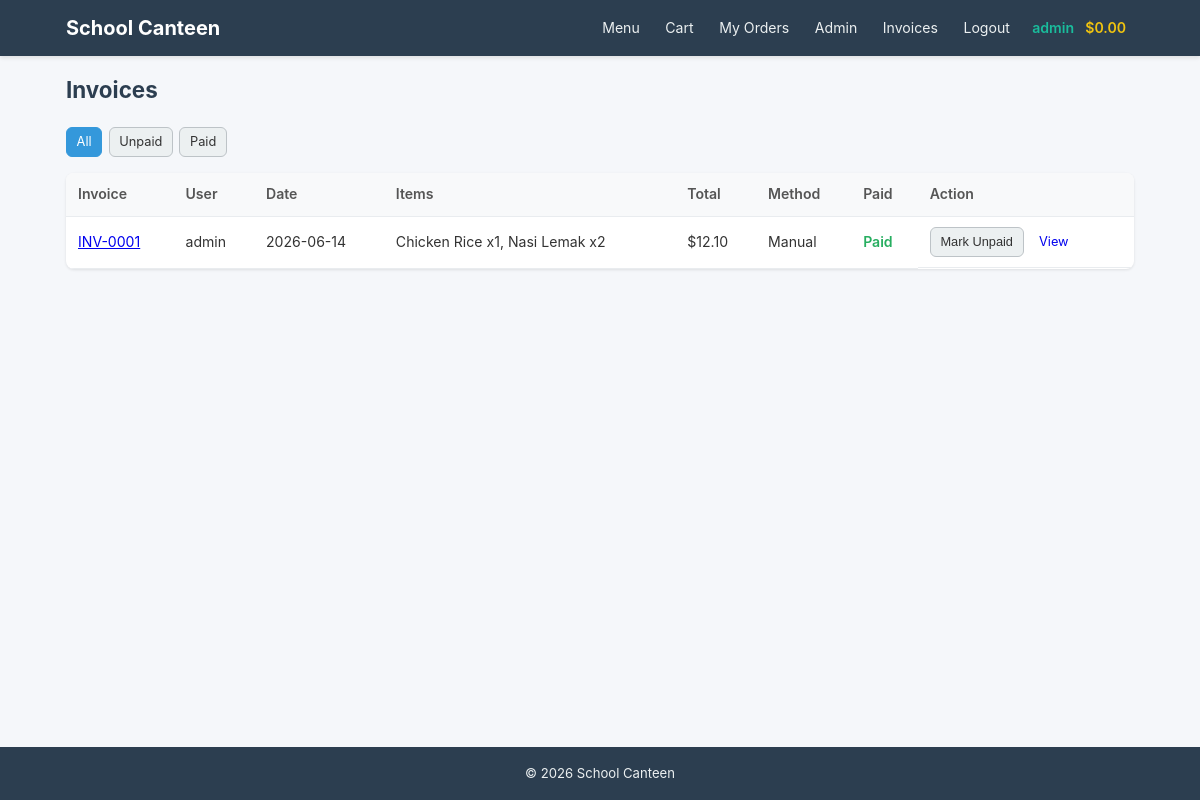
The app's page /admin/invoices (signed in) with its own data.
### models.py (models this page shows, shortened)
class User(UserMixin, db.Model):
    __tablename__ = 'users'
    id = db.Column(db.Integer, primary_key=True)
    username = db.Column(db.String(64), unique=True, nullable=False, index=True)
    email = db.Column(db.String(120), unique=True, nullable=False, index=True)
    password_hash = db.Column(db.String(256), nullable=False)
    role = db.Column(db.String(20), nullable=False, default='student')
    student_id = db.Column(db.String(20), unique=True, nullable=True)
    balance = db.Column(db.Float, default=0.0)
    created_at = db.Column(db.DateTime, default=lambda: datetime.now(timezone.utc))
    orders = db.relationship('Order', backref='user', lazy='dynamic')
    favorites = db.relationship('Favorite', backref='user', lazy='dynamic',
                                cascade='all, delete-orphan')
    def is_admin(self):
        return self.role == 'admin'

class Order(db.Model):
    __tablename__ = 'orders'
    id = db.Column(db.Integer, primary_key=True)
    user_id = db.Column(db.Integer, db.ForeignKey('users.id'), nullable=False)
    order_date = db.Column(db.DateTime, default=lambda: datetime.now(timezone.utc))
    total_amount = db.Column(db.Float, nullable=False, default=0.0)
    status = db.Column(db.String(20), nullable=False, default='pending')
    payment_method = db.Column(db.String(20), default='balance')
    paid = db.Column(db.Boolean, default=False)
    invoice_ref = db.Column(db.String(20), unique=True, nullable=True)
    previous_status = db.Column(db.String(20), nullable=True)
    items = db.relationship('OrderItem', backref='order', lazy='dynamic',
                            cascade='all, delete-orphan')
    @property
    def invoice_number(self):
        return self.invoice_ref or f'INV-{self.id:04d}'

class OrderItem(db.Model):
    __tablename__ = 'order_items'
    id = db.Column(db.Integer, primary_key=True)
    order_id = db.Column(db.Integer, db.ForeignKey('orders.id'), nullable=False)
    menu_item_id = db.Column(db.Integer, db.ForeignKey('menu_items.id'), nullable=False)
    quantity = db.Column(db.Integer, nullable=False, default=1)
    unit_price = db.Column(db.Float, nullable=False)
    rating = db.Column(db.Integer, nullable=True)
    review = db.Column(db.Text, nullable=True)

class MenuItem(db.Model):
    __tablename__ = 'menu_items'
    id = db.Column(db.Integer, primary_key=True)
    name = db.Column(db.String(128), nullable=False)
    description = db.Column(db.Text, nullable=True)
    price = db.Column(db.Float, nullable=False)
    category_id = db.Column(db.Integer, db.ForeignKey('categories.id'), nullable=False)
    image = db.Column(db.String(256), nullable=True)
    available = db.Column(db.Boolean, default=True)
    stock = db.Column(db.Integer, default=0)
    featured = db.Column(db.Boolean, default=False)
    created_at = db.Column(db.DateTime, default=lambda: datetime.now(timezone.utc))
    order_items = db.relationship('OrderItem', backref='menu_item', lazy='dynamic')
    favorites = db.relationship('Favorite', backref='menu_item', lazy='dynamic',
                                cascade='all, delete-orphan')

### routes/admin.py (the view)
@admin_bp.route('/invoices')
@login_required
@admin_required
def manage_invoices():
    page = request.args.get('page', 1, type=int)
    paid_filter = request.args.get('paid')
    query = Order.query.order_by(Order.order_date.desc())
    if paid_filter == '0':
        query = query.filter_by(paid=False)
    elif paid_filter == '1':
        query = query.filter_by(paid=True)
    pagination = query.paginate(page=page, per_page=PER_PAGE, error_out=False)
    unpaid_count = Order.query.filter_by(paid=False).count()
    return render_template('admin/invoices.html', orders=pagination.items,
                           pagination=pagination, unpaid_count=unpaid_count,
                           paid_filter=paid_filter)

### routes/admin.py (called while the page is built)
def admin_required(f):
    from functools import wraps
    @wraps(f)
    def decorated_function(*args, **kwargs):
        if not current_user.is_authenticated or not current_user.is_admin():
            abort(403)
        return f(*args, **kwargs)
    return decorated_function

### templates/admin/invoices.html (shortened to what this page needs)
{% extends "base.html" %}
{% block content %}
<div class="admin-header">
  <h1>Invoices {% if unpaid_count > 0 %}<span class="badge badge-warning">{{ unpaid_count }} unpaid</span>{% endif %}</h1>
</div>
<div class="filter-bar">
  <a href="{{ url_for('admin.manage_invoices') }}" class="btn btn-sm {% if paid_filter is none %}btn-primary{% else %}btn-secondary{% endif %}">All</a>
  <a href="{{ url_for('admin.manage_invoices', paid='0') }}" class="btn btn-sm {% if paid_filter == '0' %}btn-primary{% else %}btn-secondary{% endif %}">Unpaid</a>
  <a href="{{ url_for('admin.manage_invoices', paid='1') }}" class="btn btn-sm {% if paid_filter == '1' %}btn-primary{% else %}btn-secondary{% endif %}">Paid</a>
</div>
<table class="table">
  <thead>
    <tr><th>Invoice</th><th>User</th><th>Date</th><th>Items</th><th>Total</th><th>Method</th><th>Paid</th><th>Action</th></tr>
  </thead>
  <tbody>
    {% for order in orders %}
      <tr class="{% if not order.paid %}row-unpaid{% endif %}">
        <td><a href="{{ url_for('orders.invoice', order_id=order.id) }}">{{ order.invoice_number }}</a></td>
        <td>{{ order.user.username }}</td>
        <td>{{ order.order_date.strftime('%Y-%m-%d') }}</td>
        <td class="items-cell">
          {% for oi in order.items %}{{ oi.menu_item.name }} x{{ oi.quantity }}{% if not loop.last %}, {% endif %}{% endfor %}
        </td>
        <td>${{ "%.2f"|format(order.total_amount) }}</td>
        <td>{{ order.payment_method|title }}</td>
        <td>
          {% if order.paid %}
            <span class="status-completed">Paid</span>
          {% else %}
            <span class="status-pending">Unpaid</span>
          {% endif %}
        </td>
        <td class="actions">
          <form action="{{ url_for('admin.toggle_paid', order_id=order.id) }}" method="POST">
            <button type="submit" class="btn btn-sm {% if order.paid %}btn-secondary{% else %}btn-success{% endif %}">
              {{ 'Mark Unpaid' if order.paid else 'Mark Paid' }}
            </button>
          </form>
          <a href="{{ url_for('orders.invoice', order_id=order.id) }}" class="btn btn-sm">View</a>
        </td>
      </tr>
    {% endfor %}
  </tbody>
</table>
{% endblock %}

### templates/base.html (shortened to what this page needs)
<!DOCTYPE html>
<html lang="en">
<head>
  <link rel="stylesheet" href="{{ url_for('static', filename='style.css') }}">
</head>
<body>
  <nav class="navbar">
    <div class="nav-container">
      <a href="{{ url_for('menu.index') }}" class="nav-brand">School Canteen</a>
      <div class="nav-links">
        <a href="{{ url_for('menu.index') }}">Menu</a>
        {% if current_user.is_authenticated %}
          <a href="{{ url_for('orders.view_cart') }}">Cart</a>
          <a href="{{ url_for('orders.history') }}">My Orders</a>
          {% if current_user.is_admin() %}
            <a href="{{ url_for('admin.dashboard') }}">Admin</a>
            <a href="{{ url_for('admin.manage_invoices') }}">Invoices</a>
          {% endif %}
          <a href="{{ url_for('auth.logout') }}">Logout</a>
          <span class="nav-user">{{ current_user.username }}</span>
          <span class="nav-balance">${{ "%.2f"|format(current_user.balance) }}</span>
        {% else %}
          <a href="{{ url_for('auth.login') }}">Login</a>
          <a href="{{ url_for('auth.register') }}">Register</a>
        {% endif %}
      </div>
    </div>
  </nav>
  <main class="container">
    {% block content %}{% endblock %}
  </main>
  <footer class="footer">
    <div class="container">
      <p>&copy; {{ now().year }} School Canteen</p>
    </div>
  </footer>
</body>
</html>

### static/style.css (style rules this page uses)
* { margin: 0; padding: 0; box-sizing: border-box; }
body { font-family: -apple-system, BlinkMacSystemFont, 'Segoe UI', Roboto, Oxygen, Ubuntu, Cantarell, sans-serif; line-height: 1.6; color: #333; background: #f5f7fa; display: flex; flex-direction: column; min-height: 100vh; }
.container { max-width: 1100px; margin: 0 auto; padding: 0 1rem; width: 100%; }
.navbar { background: #2c3e50; color: #fff; box-shadow: 0 2px 4px rgba(0,0,0,0.1); position: sticky; top: 0; z-index: 100; }
.nav-container { max-width: 1100px; margin: 0 auto; padding: 0 1rem; display: flex; justify-content: space-between; align-items: center; height: 56px; position: relative; }
.nav-brand { font-size: 1.25rem; font-weight: 700; color: #fff; text-decoration: none; white-space: nowrap; }
.nav-links { display: flex; align-items: center; gap: 0.2rem; }
.nav-links a { color: #ecf0f1; text-decoration: none; padding: 0.4rem 0.7rem; font-size: 0.88rem; border-radius: 6px; transition: background 0.2s, color 0.2s; white-space: nowrap; }
.nav-user { color: #1abc9c; font-weight: 600; font-size: 0.88rem; padding: 0.4rem 0.5rem; white-space: nowrap; }
.nav-balance { color: #f1c40f; font-weight: 600; font-size: 0.88rem; padding: 0.4rem 0.5rem 0.4rem 0; white-space: nowrap; }
main { padding: 1.25rem 0; flex: 1; }
main h1 { font-size: 1.4rem; margin-bottom: 1rem; color: #2c3e50; }
.btn { display: inline-flex; align-items: center; justify-content: center; padding: 0.5rem 1rem; border: 1px solid transparent; border-radius: 6px; font-size: 0.88rem; cursor: pointer; text-decoration: none; transition: all 0.2s; line-height: 1.4; }
.btn-primary { background: #3498db; color: #fff; border-color: #3498db; }
.btn-secondary { background: #ecf0f1; color: #333; border-color: #bdc3c7; }
.btn-sm { padding: 0.3rem 0.6rem; font-size: 0.8rem; }
.table { width: 100%; border-collapse: collapse; background: #fff; border-radius: 8px; overflow: hidden; box-shadow: 0 1px 3px rgba(0,0,0,0.1); margin-bottom: 1rem; }
.table th, .table td { padding: 0.65rem 0.75rem; text-align: left; border-bottom: 1px solid #e9ecef; font-size: 0.88rem; white-space: nowrap; }
.table th { background: #f8f9fa; font-weight: 600; color: #555; }
.status-completed { color: #27ae60; font-weight: 600; }
.admin-header { display: flex; justify-content: space-between; align-items: center; margin-bottom: 1.2rem; flex-wrap: wrap; gap: 0.8rem; }
.admin-header h1 { color: #2c3e50; margin-bottom: 0; }
.filter-bar { display: flex; gap: 0.4rem; margin-bottom: 1rem; flex-wrap: wrap; }
.actions { display: flex; gap: 0.3rem; flex-wrap: wrap; }
.footer { background: #2c3e50; color: #ecf0f1; text-align: center; padding: 1rem 0; font-size: 0.82rem; margin-top: auto; }

### records on screen
User: username "admin", balance "0.00"
Order: invoice_number "INV-0001", user.username "admin", order_date "2026-06-14", total_amount "12.10", payment_method "Manual", shows "Paid", paid "Mark Unpaid"
OrderItem: menu_item.name "Chicken Rice", quantity "1"
OrderItem: menu_item.name "Nasi Lemak", quantity "2"
